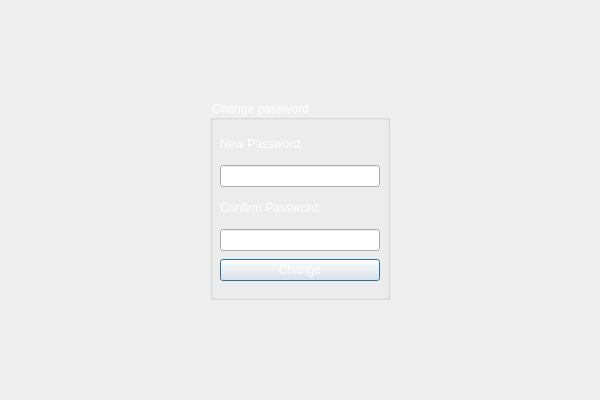
<?xml version="1.0" encoding="UTF-8"?>
<ui version="4.0">
 <class>Password_change</class>
 <widget class="QDialog" name="Password_change">
  <property name="geometry">
   <rect>
    <x>0</x>
    <y>0</y>
    <width>600</width>
    <height>400</height>
   </rect>
  </property>
  <property name="windowTitle">
   <string>Dialog</string>
  </property>
  <widget class="QGroupBox" name="groupBox_change_passw">
   <property name="geometry">
    <rect>
     <x>210</x>
     <y>100</y>
     <width>180</width>
     <height>200</height>
    </rect>
   </property>
   <property name="styleSheet">
    <string notr="true">font: 10pt &quot;Modern No. 20&quot;;
color: white;</string>
   </property>
   <property name="title">
    <string>Change password</string>
   </property>
   <widget class="QWidget" name="verticalLayoutWidget">
    <property name="geometry">
     <rect>
      <x>10</x>
      <y>30</y>
      <width>160</width>
      <height>151</height>
     </rect>
    </property>
    <layout class="QVBoxLayout" name="verticalLayout">
     <property name="spacing">
      <number>8</number>
     </property>
     <item>
      <widget class="QLabel" name="label_new_passw">
       <property name="text">
        <string>New Password:</string>
       </property>
      </widget>
     </item>
     <item>
      <widget class="QLineEdit" name="lineEdit_new_passw">
       <property name="echoMode">
        <enum>QLineEdit::Password</enum>
       </property>
      </widget>
     </item>
     <item>
      <widget class="QLabel" name="label_conf_passw">
       <property name="text">
        <string>Confirm Password:</string>
       </property>
      </widget>
     </item>
     <item>
      <widget class="QLineEdit" name="lineEdit_conf_passw">
       <property name="echoMode">
        <enum>QLineEdit::Password</enum>
       </property>
      </widget>
     </item>
     <item>
      <widget class="QPushButton" name="pushButton_new_passw">
       <property name="text">
        <string>Change</string>
       </property>
      </widget>
     </item>
    </layout>
   </widget>
  </widget>
 </widget>
 <resources/>
 <connections/>
</ui>
